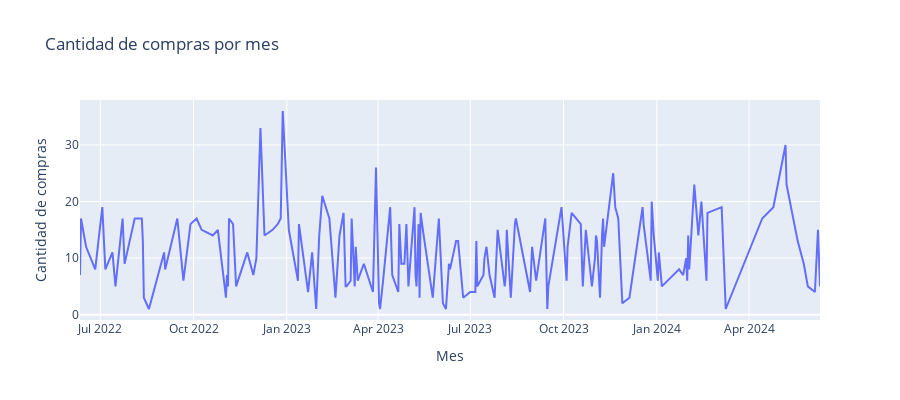

The notebook cell this image was saved under:
### Markdown cell above
### 3.2 Crear un gráfico de líneas que muestre el número de compras realizadas cada mes a lo largo del tiempo.

### Code cell
compras_por_cliente['mes'] = compras_por_cliente['fecha_compra']
agg_dict = {
'cantidad': 'sum',
}
historico_mes = compras_por_cliente.groupby('mes').agg(agg_dict).reset_index(drop=False)
historico_mes.columns = ['mes', 'n_compras']
historico_mes.sort_values(by='mes', ascending=True)
px.line(historico_mes, x="mes", y="n_compras", 
labels={'n_compras':'Cantidad de compras', 'mes': 'Mes'}, 
title='Cantidad de compras por mes', height=400)

### Figure 1 — Plotly figure (JSON) as saved in the notebook; plotly's stock layout.template omitted (floating-point values rounded to 4 significant figures; data arrays with more than 128 entries replaced by an {"elided": "..."} marker saying what was removed)
{"data": [{"hovertemplate": "Mes=%{x}<br>Cantidad de compras=%{y}<extra></extra>", "legendgroup": "", "line": {"color": "#636efa", "dash": "solid"}, "marker": {"symbol": "circle"}, "mode": "lines", "name": "", "orientation": "v", "showlegend": false, "type": "scatter", "x": {"elided": "168 str values"}, "xaxis": "x", "y": {"elided": "168 int values"}, "yaxis": "y"}], "layout": {"height": 400, "legend": {"tracegroupgap": 0}, "title": {"text": "Cantidad de compras por mes"}, "xaxis": {"anchor": "y", "domain": [0, 1], "title": {"text": "Mes"}}, "yaxis": {"anchor": "x", "domain": [0, 1], "title": {"text": "Cantidad de compras"}}}}
